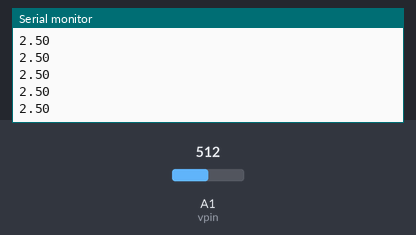
This sketch was run on a simulated Arduino Uno, built with avr-gcc and run on an emulated ATmega328P. Parts: the last lines printed to the serial monitor. The inputs (shaded band) are chosen by the test bench; at power-on: A1 (vpin) = 512.

Above: at 1.2 s.
1.3 s: A1 (vpin) set to 716
At 1.68 s:
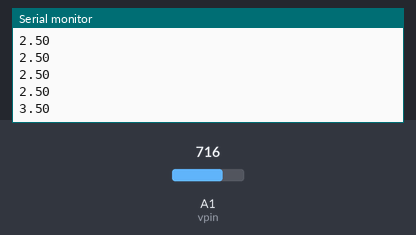
2.8 s: A1 (vpin) set to 900
At 2.94 s:
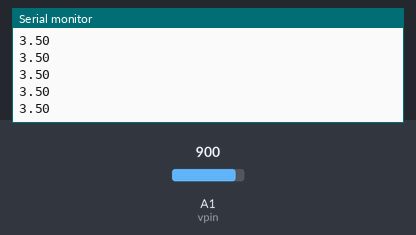
Timing chart, 0 to 5.8 s (numbered marks = the images above; inputs shaded):
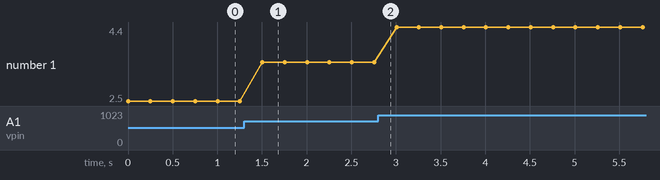

Measured:
- after the input at 1.3 s, the serial monitor: prints a new line after 0.20 s (image 1)
- plotted number 1: 2.5 → 3.5 after the input at 1.3 s, 3.5 → 4.4 after the input at 2.8 s

The sketch:

potentiometer.ino
```cpp
int vpin =A1;
int readval;
float v2;
int t=250;

void setup() {
  Serial.begin(9600);

}

void loop() {
  readval = analogRead(vpin);
  v2 =(5./1023.)*readval;
  Serial.println(v2);
  delay(t);

}
```
